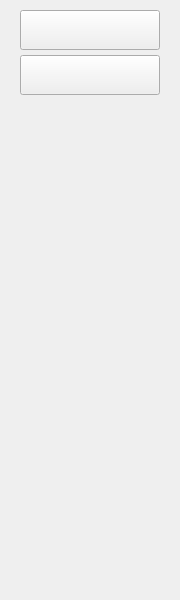
<?xml version="1.0" encoding="UTF-8"?>
<ui version="4.0">
 <class>FormUser</class>
 <widget class="QWidget" name="FormUser">
  <property name="geometry">
   <rect>
    <x>0</x>
    <y>0</y>
    <width>180</width>
    <height>600</height>
   </rect>
  </property>
  <property name="windowTitle">
   <string>Form</string>
  </property>
  <widget class="QLabel" name="label">
   <property name="geometry">
    <rect>
     <x>40</x>
     <y>160</y>
     <width>101</width>
     <height>91</height>
    </rect>
   </property>
   <property name="text">
    <string/>
   </property>
  </widget>
  <widget class="QPushButton" name="UserEditBtn">
   <property name="geometry">
    <rect>
     <x>20</x>
     <y>10</y>
     <width>140</width>
     <height>40</height>
    </rect>
   </property>
   <property name="text">
    <string/>
   </property>
  </widget>
  <widget class="QPushButton" name="UserChangeBtn">
   <property name="geometry">
    <rect>
     <x>20</x>
     <y>55</y>
     <width>140</width>
     <height>40</height>
    </rect>
   </property>
   <property name="text">
    <string/>
   </property>
  </widget>
 </widget>
 <resources/>
 <connections/>
</ui>
